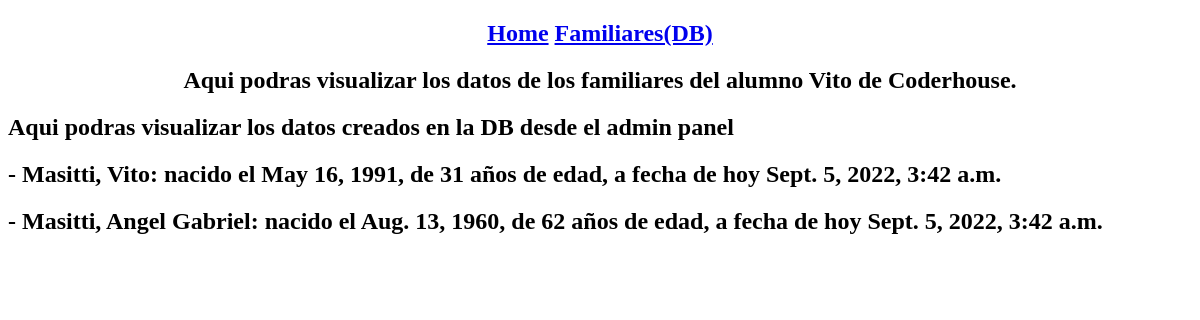
Before: /familiares/familiares/ with the older database file.
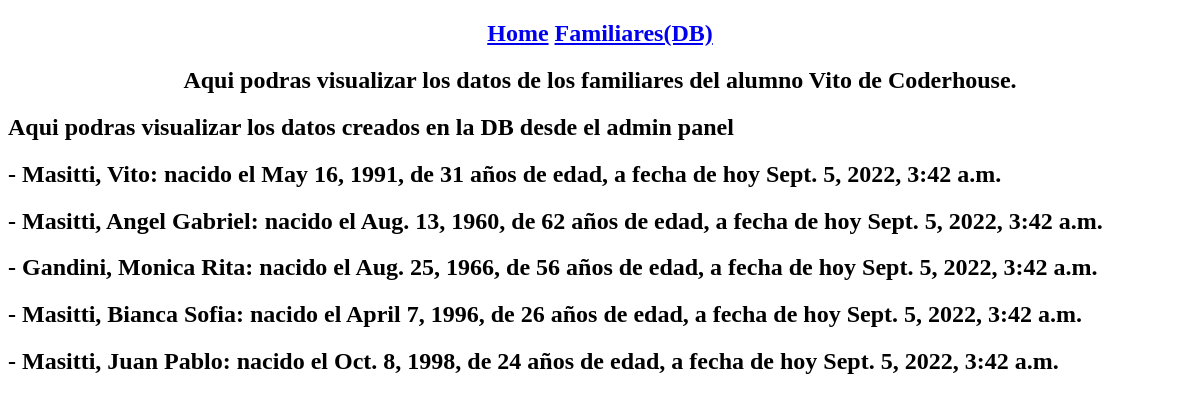
After: the same page with the newer database file.
### familiares/models.py (models this page shows, shortened)
class Familiares(models.Model):
    name = models.CharField(max_length=40)
    last_name = models.CharField(max_length=40)
    age = models.IntegerField()
    birth = models.DateField()
    date = models.DateTimeField(auto_now_add=True)

### familiares/views.py (the view)
# urls.py: path('familiares/', views.traer_registros, name='familiares'),
def traer_registros(request):
    familiares=Familiares.objects.all()[:10]# llama 10 familiares
    return  render(request, 'familiares.html', {'fami':familiares})

### templates/familiares.html (shortened to what this page needs)
{% extends 'base.html' %}
    {% block content %}
        <h2>Aqui podras visualizar los datos creados en la DB desde el admin panel</h2>
        {% for i in fami %}
            <h2>- {{i.last_name}}, {{i.name}}: nacido el {{i.birth}}, de {{i.age}} años de edad, a fecha de hoy {{i.date.today}}</h2>
        {% endfor %}
    {% endblock %}

### templates/base.html (shortened to what this page needs)
<!DOCTYPE html>
<html lang="en">
<head>
</head>
<body>
<center><h2>
<a href="{% url 'home' %}">Home</a>
<a href="{% url 'familires_app:familiares' %}">Familiares(DB)</a>
</center></h2>
<h2>
    <center>Aqui podras visualizar los datos de los familiares del alumno Vito de Coderhouse.</center>
</h2>
{% block content %}
{% endblock content %}
</body>
</html>

Changed rows visible on the page:
added Familiares: last_name "Gandini", name "Monica Rita", birth "Aug. 25, 1966", age "56", date.today "Sept. 5, 2022, 3:42 a.m."
added Familiares: last_name "Masitti", name "Bianca Sofia", birth "April 7, 1996", age "26", date.today "Sept. 5, 2022, 3:42 a.m."
added Familiares: last_name "Masitti", name "Juan Pablo", birth "Oct. 8, 1998", age "24", date.today "Sept. 5, 2022, 3:42 a.m."
